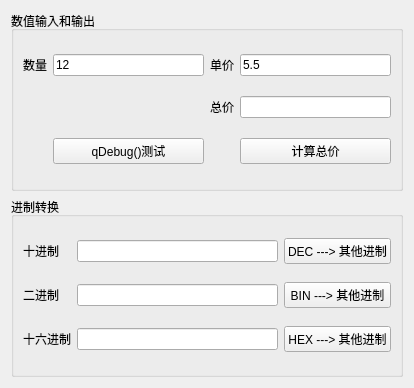
<?xml version="1.0" encoding="UTF-8"?>
<ui version="4.0">
 <class>Widget</class>
 <widget class="QWidget" name="Widget">
  <property name="geometry">
   <rect>
    <x>0</x>
    <y>0</y>
    <width>414</width>
    <height>388</height>
   </rect>
  </property>
  <property name="windowTitle">
   <string>Widget</string>
  </property>
  <layout class="QVBoxLayout" name="verticalLayout">
   <item>
    <widget class="QGroupBox" name="groupBox">
     <property name="title">
      <string>数值输入和输出</string>
     </property>
     <layout class="QGridLayout" name="gridLayout">
      <item row="0" column="0">
       <widget class="QLabel" name="label">
        <property name="text">
         <string>数量</string>
        </property>
       </widget>
      </item>
      <item row="0" column="1">
       <widget class="QLineEdit" name="editNum">
        <property name="text">
         <string>12</string>
        </property>
       </widget>
      </item>
      <item row="0" column="2">
       <widget class="QLabel" name="label_2">
        <property name="text">
         <string>单价</string>
        </property>
       </widget>
      </item>
      <item row="0" column="3">
       <widget class="QLineEdit" name="editPrice">
        <property name="text">
         <string>5.5</string>
        </property>
       </widget>
      </item>
      <item row="1" column="2">
       <widget class="QLabel" name="label_3">
        <property name="text">
         <string>总价</string>
        </property>
       </widget>
      </item>
      <item row="1" column="3">
       <widget class="QLineEdit" name="editTotal"/>
      </item>
      <item row="2" column="1">
       <widget class="QPushButton" name="btnTotal">
        <property name="text">
         <string>qDebug()测试</string>
        </property>
       </widget>
      </item>
      <item row="2" column="3">
       <widget class="QPushButton" name="btnCalTotal">
        <property name="text">
         <string>计算总价</string>
        </property>
       </widget>
      </item>
     </layout>
    </widget>
   </item>
   <item>
    <widget class="QGroupBox" name="groupBox_2">
     <property name="title">
      <string>进制转换</string>
     </property>
     <layout class="QGridLayout" name="gridLayout_2">
      <item row="0" column="0">
       <widget class="QLabel" name="label_4">
        <property name="text">
         <string>十进制</string>
        </property>
       </widget>
      </item>
      <item row="0" column="1">
       <widget class="QLineEdit" name="editDecimal"/>
      </item>
      <item row="0" column="2">
       <widget class="QPushButton" name="btnDec">
        <property name="text">
         <string>DEC ---&gt; 其他进制</string>
        </property>
       </widget>
      </item>
      <item row="1" column="0">
       <widget class="QLabel" name="label_5">
        <property name="text">
         <string>二进制</string>
        </property>
       </widget>
      </item>
      <item row="1" column="1">
       <widget class="QLineEdit" name="editBinary"/>
      </item>
      <item row="1" column="2">
       <widget class="QPushButton" name="btnBin">
        <property name="text">
         <string>BIN ---&gt; 其他进制</string>
        </property>
       </widget>
      </item>
      <item row="2" column="0">
       <widget class="QLabel" name="label_6">
        <property name="text">
         <string>十六进制</string>
        </property>
       </widget>
      </item>
      <item row="2" column="1">
       <widget class="QLineEdit" name="editHex"/>
      </item>
      <item row="2" column="2">
       <widget class="QPushButton" name="btnHex">
        <property name="text">
         <string>HEX ---&gt; 其他进制</string>
        </property>
       </widget>
      </item>
     </layout>
    </widget>
   </item>
  </layout>
 </widget>
 <resources/>
 <connections/>
</ui>
